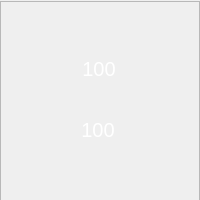
<?xml version="1.0" encoding="UTF-8"?>
<ui version="4.0">
 <class>SmallPlate</class>
 <widget class="QWidget" name="SmallPlate">
  <property name="geometry">
   <rect>
    <x>0</x>
    <y>0</y>
    <width>200</width>
    <height>200</height>
   </rect>
  </property>
  <property name="windowTitle">
   <string>Form</string>
  </property>
  <widget class="PlateFrame" name="frame">
   <property name="geometry">
    <rect>
     <x>0</x>
     <y>1</y>
     <width>200</width>
     <height>200</height>
    </rect>
   </property>
   <property name="styleSheet">
    <string notr="true">background-image: url(:/pic/小表.png);
background-position:center;
background-repeat:no-repeat;</string>
   </property>
   <property name="frameShape">
    <enum>QFrame::StyledPanel</enum>
   </property>
   <property name="frameShadow">
    <enum>QFrame::Plain</enum>
   </property>
   <property name="lineWidth">
    <number>0</number>
   </property>
   <widget class="QLabel" name="r_label">
    <property name="geometry">
     <rect>
      <x>73</x>
      <y>116</y>
      <width>50</width>
      <height>25</height>
     </rect>
    </property>
    <property name="font">
     <font>
      <pointsize>15</pointsize>
     </font>
    </property>
    <property name="styleSheet">
     <string notr="true">color: rgb(255, 255, 255);</string>
    </property>
    <property name="text">
     <string>100</string>
    </property>
    <property name="alignment">
     <set>Qt::AlignCenter</set>
    </property>
   </widget>
   <widget class="QLabel" name="l_label">
    <property name="geometry">
     <rect>
      <x>74</x>
      <y>55</y>
      <width>50</width>
      <height>25</height>
     </rect>
    </property>
    <property name="font">
     <font>
      <pointsize>15</pointsize>
     </font>
    </property>
    <property name="styleSheet">
     <string notr="true">color: rgb(255, 255, 255);</string>
    </property>
    <property name="text">
     <string>100</string>
    </property>
    <property name="alignment">
     <set>Qt::AlignCenter</set>
    </property>
   </widget>
  </widget>
 </widget>
 <customwidgets>
  <customwidget>
   <class>PlateFrame</class>
   <extends>QFrame</extends>
   <header>plateframe.h</header>
   <container>1</container>
  </customwidget>
 </customwidgets>
 <resources/>
 <connections/>
</ui>
